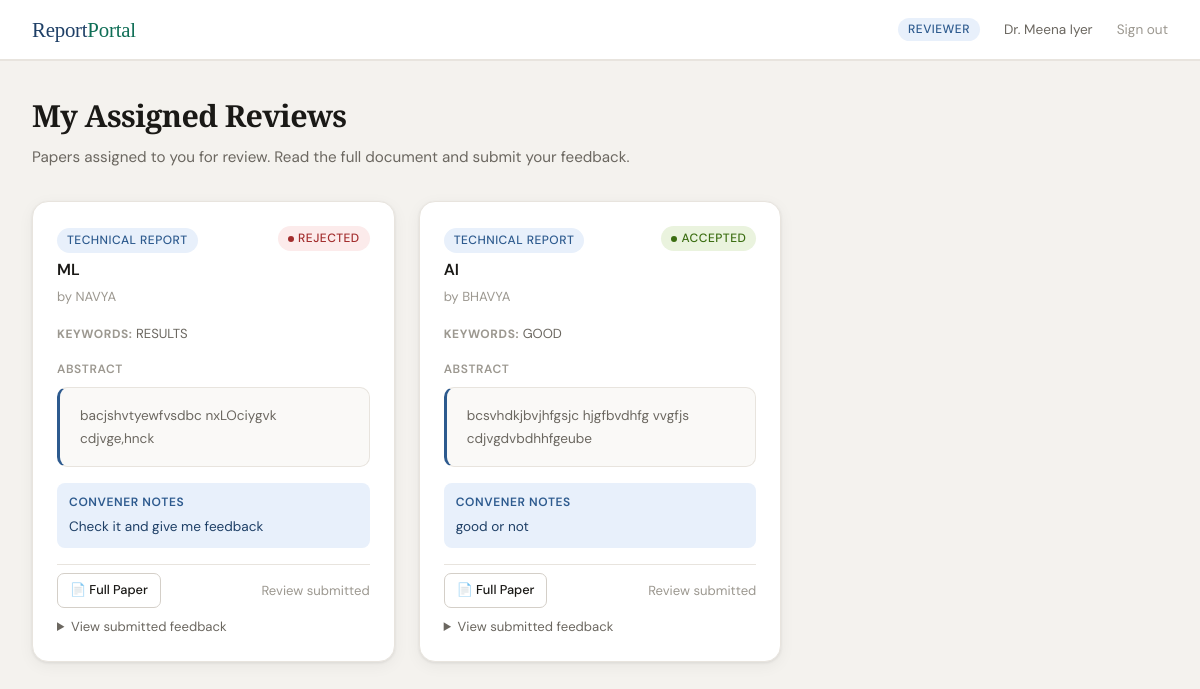
The app's page /reviewer/ (signed in) with its own data.
### accounts/models.py (models this page shows, shortened)
class User(AbstractBaseUser, PermissionsMixin):
    ROLE_CHOICES = [
        ('author', 'Author'),
        ('convener', 'Convener'),
        ('reviewer', 'Reviewer'),
    ]
    email = models.EmailField(unique=True)
    full_name = models.CharField(max_length=200, blank=True)
    role = models.CharField(max_length=20, choices=ROLE_CHOICES, default='author')
    is_active = models.BooleanField(default=True)
    is_staff = models.BooleanField(default=False)
    date_joined = models.DateTimeField(auto_now_add=True)
    otp = models.CharField(max_length=6, blank=True, null=True)
    otp_created_at = models.DateTimeField(blank=True, null=True)
    objects = UserManager()
    USERNAME_FIELD = 'email'
    REQUIRED_FIELDS = []
    class Meta:
        verbose_name = 'User'

### reports/models.py (models this page shows, shortened)
class Report(models.Model):
    REPORT_TYPE_CHOICES = [
        ('technical', 'Technical Report'),
        ('verification', 'Verification Report'),
        ('research', 'Research Report'),
    ]
    STATUS_CHOICES = [
        ('submitted', 'Submitted'),
        ('under_review', 'Under Review'),
        ('revision_required', 'Revision Required'),
        ('accepted', 'Accepted'),
        ('rejected', 'Rejected'),
    ]
    author = models.ForeignKey(User, on_delete=models.CASCADE, related_name='reports')
    report_type = models.CharField(max_length=30, choices=REPORT_TYPE_CHOICES)
    title = models.CharField(max_length=300)
    author_name = models.CharField(max_length=200)
    contributors = models.TextField(blank=True, help_text='Comma-separated contributor names')
    abstract = models.TextField()
    keywords = models.CharField(max_length=500)
    plagiarism_doc = models.FileField(upload_to='plagiarism/', null=True, blank=True)
    paper_doc = models.FileField(upload_to='papers/')
    status = models.CharField(max_length=30, choices=STATUS_CHOICES, default='submitted')
    submitted_at = models.DateTimeField(auto_now_add=True)
    updated_at = models.DateTimeField(auto_now=True)
    convener_notes = models.TextField(blank=True)
    assigned_reviewer = models.ForeignKey(
        User, on_delete=models.SET_NULL, null=True, blank=True,
        related_name='assigned_reports'
    )
    reviewer_feedback = models.TextField(blank=True)
    reviewed_at = models.DateTimeField(null=True, blank=True)
    class Meta:
        ordering = ['-submitted_at']

### reports/views.py (the view)
        def wrapper(request, *args, **kwargs):
            if not request.user.is_authenticated:
                return redirect('login')
            if request.user.role not in roles:
                messages.error(request, 'Access denied.')
                return redirect('dashboard')
            return view_func(request, *args, **kwargs)

### reports/views.py (called while the page is built)
def role_required(*roles):
    def decorator(view_func):
        def wrapper(request, *args, **kwargs):
            if not request.user.is_authenticated:
                return redirect('login')
            if request.user.role not in roles:
                messages.error(request, 'Access denied.')
                return redirect('dashboard')
            return view_func(request, *args, **kwargs)
        return wrapper
    return decorator

@login_required
@role_required('reviewer')
def reviewer_dashboard(request):
    reports = Report.objects.filter(assigned_reviewer=request.user)
    return render(request, 'reports/reviewer_dashboard.html', {'reports': reports})

### templates/reports/reviewer_dashboard.html (shortened to what this page needs)
{% extends 'base.html' %}
{% block content %}
<div class="page-header">
  <h1>My Assigned Reviews</h1>
  <p>Papers assigned to you for review. Read the full document and submit your feedback.</p>
</div>
{% if reports %}
<div style="display:grid;grid-template-columns:repeat(auto-fill,minmax(360px,1fr));gap:1.5rem;">
  {% for report in reports %}
  <div class="card" style="display:flex;flex-direction:column;gap:1rem;">
    <div style="display:flex;justify-content:space-between;align-items:flex-start;gap:1rem;">
      <div>
        <span class="badge badge-blue" style="margin-bottom:6px;">{{ report.get_report_type_display }}</span>
        <h3 style="font-size:1rem;font-weight:600;line-height:1.4;">{{ report.title }}</h3>
        <div style="font-size:0.82rem;color:var(--text3);margin-top:4px;">by {{ report.author_name }}</div>
      </div>
      {% if report.status == 'under_review' %}<span class="badge badge-amber"><span class="badge-dot"></span>Pending</span>
      {% elif report.status == 'accepted' %}<span class="badge badge-green"><span class="badge-dot"></span>Accepted</span>
      {% elif report.status == 'revision_required' %}<span class="badge badge-coral"><span class="badge-dot"></span>Revision</span>
      {% elif report.status == 'rejected' %}<span class="badge badge-red"><span class="badge-dot"></span>Rejected</span>
      {% endif %}
    </div>
    <div style="font-size:0.82rem;color:var(--text2);">
      <strong style="color:var(--text3);text-transform:uppercase;letter-spacing:0.05em;font-size:0.75rem;">Keywords:</strong>
      {{ report.keywords }}
    </div>
    <div>
      <div style="font-size:0.75rem;color:var(--text3);text-transform:uppercase;letter-spacing:0.05em;font-weight:600;margin-bottom:6px;">Abstract</div>
      <div class="abstract-box" style="font-size:0.85rem;max-height:100px;overflow:hidden;position:relative;">
        {{ report.abstract|truncatechars:200 }}
      </div>
    </div>
    {% if report.convener_notes %}
    <div style="background:var(--accent-light);border-radius:8px;padding:10px 12px;">
      <div style="font-size:0.75rem;color:var(--accent);text-transform:uppercase;letter-spacing:0.05em;font-weight:600;margin-bottom:4px;">Convener Notes</div>
      <div style="font-size:0.85rem;color:var(--accent-dark);">{{ report.convener_notes }}</div>
    </div>
    {% endif %}
    <div style="display:flex;gap:8px;flex-wrap:wrap;margin-top:auto;padding-top:0.5rem;border-top:1px solid var(--border);">
      {% if report.paper_doc %}
      <a href="{{ report.paper_doc.url }}" target="_blank" class="btn btn-outline btn-sm">📄 Full Paper</a>
      {% endif %}
      {% if report.status == 'under_review' %}
      <a href="{% url 'submit_review' report.id %}" class="btn btn-teal btn-sm" style="margin-left:auto;">Submit Review →</a>
      {% else %}
      <span style="margin-left:auto;font-size:0.82rem;color:var(--text3);align-self:center;">Review submitted</span>
      {% endif %}
    </div>
    {% if report.reviewer_feedback %}
    <details style="margin-top:-0.5rem;">
      <summary style="font-size:0.82rem;color:var(--text2);cursor:pointer;">View submitted feedback</summary>
    </details>
    {% endif %}
  </div>
  {% endfor %}
</div>
{% endif %}
{% endblock %}

### templates/base.html (shortened to what this page needs)
<!DOCTYPE html>
<html lang="en">
<head>
</head>
<body>
{% if user.is_authenticated %}
<nav class="nav">
  <div class="nav-brand">Report<span>Portal</span></div>
  <div class="nav-right">
    <span class="nav-role">{{ user.role }}</span>
    <span class="nav-user">{{ user.full_name|default:user.email }}</span>
    <a href="{% url 'logout' %}" class="nav-logout">Sign out</a>
  </div>
</nav>
{% endif %}
<div class="page">
  {% block content %}{% endblock %}
</div>
</body>
</html>

### templates/base.html (style rules this page uses)
:root { --bg: #f4f2ee; --surface: #ffffff; --surface2: #faf9f7; --border: #e8e4de; --border2: #d4cfc8; --text: #1a1916; --text2: #6b6760; --text3: #9c9890; --accent: #2d5a8e; --accent-light: #e8f0fb; --accent-dark: #1e3f66; --teal: #0f6e56; --teal-light: #e1f5ee; --amber: #ba7517; --amber-light: #faeeda; --red: #a32d2d; --red-light: #fcebeb; --green: #3b6d11; --green-light: #eaf3de; --coral: #993c1d; --coral-light: #faece7; --radius: 10px; --radius-lg: 16px; --shadow: 0 1px 3px rgba(0,0,0,0.08), 0 4px 16px rgba(0,0,0,0.05); --shadow-lg: 0 8px 32px rgba(0,0,0,0.1); }
*, *::before, *::after { box-sizing: border-box; margin: 0; padding: 0; }
body { font-family: 'DM Sans', sans-serif; background: var(--bg); color: var(--text); line-height: 1.6; min-height: 100vh; }
a { color: var(--accent); text-decoration: none; }
.nav { background: var(--surface); border-bottom: 1px solid var(--border); padding: 0 2rem; display: flex; align-items: center; justify-content: space-between; height: 60px; position: sticky; top: 0; z-index: 100; box-shadow: 0 1px 0 var(--border); }
.nav-brand { font-family: 'Playfair Display', serif; font-size: 1.3rem; color: var(--accent-dark); letter-spacing: -0.01em; }
.nav-brand span { color: var(--teal); }
.nav-right { display: flex; align-items: center; gap: 1.5rem; }
.nav-user { font-size: 0.85rem; color: var(--text2); }
.nav-role { background: var(--accent-light); color: var(--accent); font-size: 0.75rem; font-weight: 500; padding: 2px 10px; border-radius: 20px; text-transform: uppercase; letter-spacing: 0.04em; }
.nav-logout { font-size: 0.85rem; color: var(--text3); transition: color 0.2s; }
.page { max-width: 1200px; margin: 0 auto; padding: 2rem; }
.page-header { margin-bottom: 2rem; }
.page-header h1 { font-family: 'Playfair Display', serif; font-size: 1.9rem; color: var(--text); font-weight: 700; letter-spacing: -0.02em; }
.page-header p { color: var(--text2); margin-top: 0.25rem; font-size: 0.95rem; }
.card { background: var(--surface); border: 1px solid var(--border); border-radius: var(--radius-lg); padding: 1.5rem; box-shadow: var(--shadow); }
.badge { display: inline-flex; align-items: center; gap: 4px; font-size: 0.75rem; font-weight: 500; padding: 3px 10px; border-radius: 20px; text-transform: uppercase; letter-spacing: 0.04em; }
.badge-blue { background: var(--accent-light); color: var(--accent); }
.badge-green { background: var(--green-light); color: var(--green); }
.badge-red { background: var(--red-light); color: var(--red); }
.badge-dot { width: 6px; height: 6px; border-radius: 50%; background: currentColor; }
.btn { display: inline-flex; align-items: center; gap: 6px; font-family: 'DM Sans', sans-serif; font-size: 0.875rem; font-weight: 500; padding: 9px 18px; border-radius: var(--radius); border: none; cursor: pointer; transition: all 0.2s; text-decoration: none; }
.btn-outline { background: transparent; color: var(--text); border: 1px solid var(--border2); }
.btn-sm { font-size: 0.8rem; padding: 6px 12px; border-radius: 7px; }
.abstract-box { background: var(--surface2); border: 1px solid var(--border); border-left: 3px solid var(--accent); border-radius: var(--radius); padding: 1rem 1.25rem; font-size: 0.92rem; line-height: 1.7; color: var(--text2); margin-top: 0.5rem; }

### records on screen
User: role "REVIEWER", full_name "Dr. Meena Iyer"
Report: report_type "TECHNICAL REPORT", title "ML", author_name "NAVYA", status "rejected" (drawn), keywords "RESULTS", abstract "bacjshvtyewfvsdbc nxLOciygvk cdjvge,hnck", convener_notes "Check it and give me feedback"
Report: report_type "TECHNICAL REPORT", title "AI", author_name "BHAVYA", status "accepted" (drawn), keywords "GOOD", abstract "bcsvhdkjbvjhfgsjc hjgfbvdhfg vvgfjs cdjvgdvbdhhfgeube", convener_notes "good or not"
